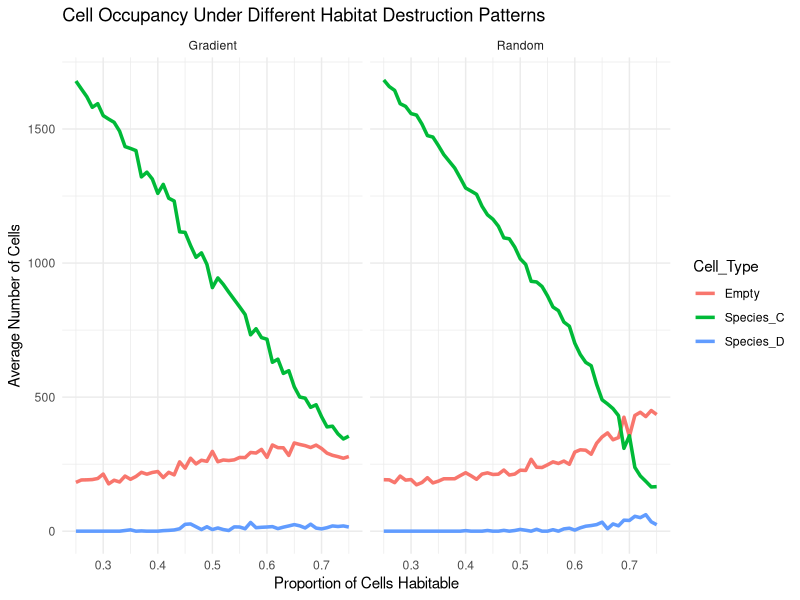

Write the R code that produced this figure.
# Load necessary libraries
library(ggplot2)
library(tidyr)
library(dplyr)

# Set path
setwd("/Users/mac/code/cs361/final-project-emma-luke/Experiment data")

# Load both datasets
data_random <- read.csv("ideal_result_random.csv")
data_gradient <- read.csv("ideal_result_gradient.csv")

# Add a column to indicate destruction type
data_random$Destruction_Type <- "Random"
data_gradient$Destruction_Type <- "Gradient"

# Combine both datasets
data_combined <- rbind(data_random, data_gradient)

# Convert to long format for ggplot
data_long <- pivot_longer(data_combined,
    cols = c("Species_C", "Species_D", "Empty"),
    names_to = "Cell_Type",
    values_to = "Count"
)

# Plot side-by-side with facet
ggplot(data_long, aes(x = Destruction, y = Count, color = Cell_Type)) +
    geom_line(size = 1.2) +
    facet_wrap(~Destruction_Type) +
    labs(
        title = "Cell Occupancy Under Different Habitat Destruction Patterns",
        x = "Proportion of Cells Habitable",
        y = "Average Number of Cells"
    ) +
    theme_minimal()
